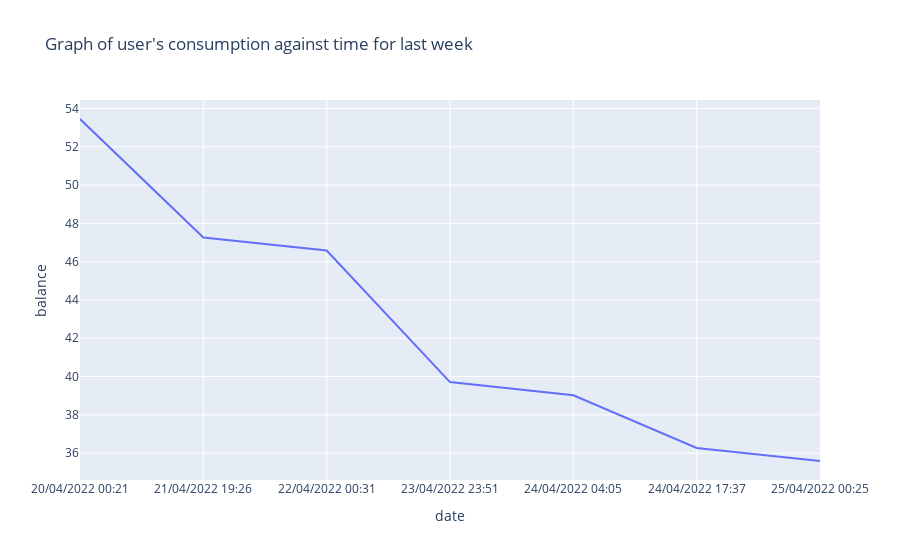

Write notebook code for a chart like this one.
### Code cell
fig = px.line(smart_meter_data[-9:-2], x='date', y='balance',title="Graph of user's consumption against time for last week")
fig.show()

### Figure 1 — Plotly figure (JSON) as saved in the notebook; plotly's stock layout.template omitted (floating-point values rounded to 4 significant figures)
{"data": [{"hovertemplate": "date=%{x}<br>balance=%{y}<extra></extra>", "legendgroup": "", "line": {"color": "#636efa", "dash": "solid"}, "marker": {"symbol": "circle"}, "mode": "lines", "name": "", "orientation": "v", "showlegend": false, "type": "scatter", "x": ["20/04/2022 00:21", "21/04/2022 19:26", "22/04/2022 00:31", "23/04/2022 23:51", "24/04/2022 04:05", "24/04/2022 17:37", "25/04/2022 00:25"], "xaxis": "x", "y": [53.45, 47.26, 46.58, 39.71, 39.02, 36.27, 35.59], "yaxis": "y"}], "layout": {"legend": {"tracegroupgap": 0}, "title": {"text": "Graph of user's consumption against time for last week"}, "xaxis": {"anchor": "y", "domain": [0, 1], "title": {"text": "date"}}, "yaxis": {"anchor": "x", "domain": [0, 1], "title": {"text": "balance"}}}}
